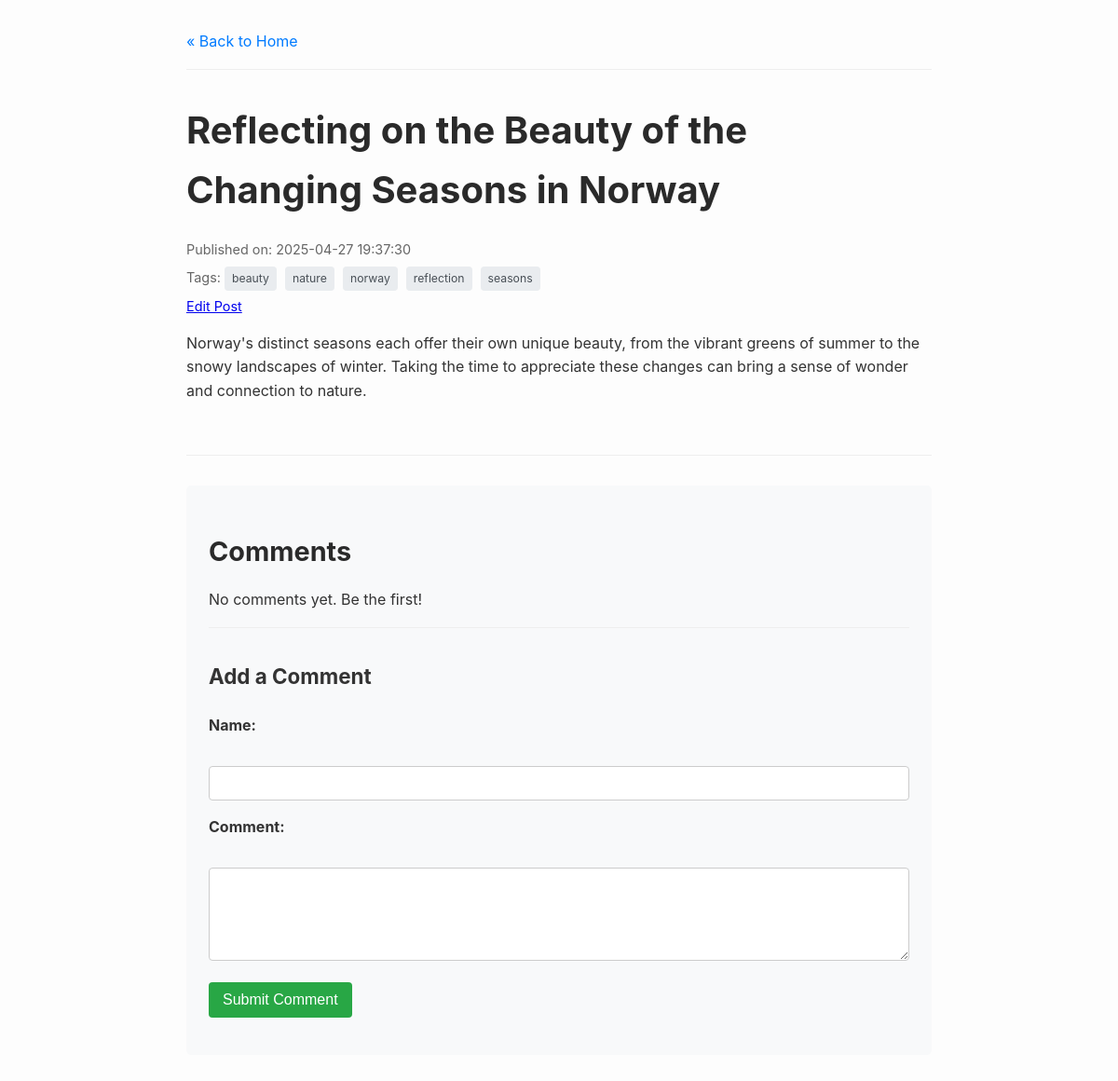
The page /post/25 on the database its author committed.
### tables this page shows
CREATE TABLE posts (
    id INTEGER PRIMARY KEY AUTOINCREMENT, -- Unique identifier for each post
    title TEXT NOT NULL,                  -- Title of the blog post
    content TEXT NOT NULL,                -- Main body/content of the post
    published_date TIMESTAMP NOT NULL DEFAULT CURRENT_TIMESTAMP, -- When the post was created/published
    image_filename TEXt NULL               -- images 
);

CREATE TABLE tags (
    id INTEGER PRIMARY KEY AUTOINCREMENT, -- Unique identifier for each tag
    name TEXT NOT NULL UNIQUE             -- Name of the tag (must be unique)
);

### app.py (the view, shortened to what this page needs)
@app.route('/post/<int:post_id>', methods=('GET', 'POST'))
def post(post_id):
    post_data = db.get_post_by_id(post_id)
    if post_data is None:
        abort(404)
    tags_data = db.get_tags_for_post(post_id)
    comments_data = db.get_comments_for_post(post_id)
    return render_template('post.html',
                           post=post_data,
                           tags=tags_data,
                           comments=comments_data)

### db.py (called while the page is built)
def get_db():
    if 'db' not in g:
        db_path = current_app.config.get('DATABASE', DEFAULT_DATABASE_PATH)
        try:
            g.db = sqlite3.connect(db_path)
            g.db.row_factory = sqlite3.Row
        except sqlite3.Error as e:
            current_app.logger.error(f"Database connection failed for {db_path}: {e}")
            raise e # Or handle more gracefully
    return g.db

def get_post_by_id(post_id):
    conn = get_db()
    try:
        post = conn.execute(
            "SELECT id, title, content, published_date, image_filename FROM posts WHERE id = ?", (post_id,)
        ).fetchone()
        return post # Returns None if not found, which is expected
    except sqlite3.Error as e:
        current_app.logger.error(f"DB error in get_post_by_id for post {post_id}: {e}")
        return None

def get_tags_for_post(post_id):
    conn = get_db()
    try:
        tags = conn.execute("""
            SELECT t.id, t.name
            FROM tags t
            JOIN post_tags pt ON t.id = pt.tag_id
            WHERE pt.post_id = ?
            ORDER BY t.name
        """, (post_id,)).fetchall()
        return tags
    except sqlite3.Error as e:
        current_app.logger.error(f"DB error in get_tags_for_post for post {post_id}: {e}")
        return []

def get_comments_for_post(post_id):
    conn = get_db()
    try:
        comments = conn.execute("""
            SELECT id, author, content, published_date
            FROM comments
            WHERE post_id = ?
            ORDER BY published_date ASC
        """, (post_id,)).fetchall()
        return comments
    except sqlite3.Error as e:
        current_app.logger.error(f"DB error in get_comments_for_post for post {post_id}: {e}")
        return []

### templates/post.html (shortened to what this page needs)
<!DOCTYPE html>
<html lang="en">
  <head>
    <link
      rel="stylesheet"
      href="{{ url_for('static', filename='style.css') }}"
    />
  </head>
  <body>
    <nav>
      <a href="{{ url_for('index') }}">&laquo; Back to Home</a>
    </nav>
    <article>
      <h1>{{ post['title'] }}</h1>
      <div class="post-meta">
        Published on: {{ post['published_date'] }} {% if tags %}
        <div class="tags">
          Tags: {% for tag in tags %}
          <span
            ><a href="{{ url_for('posts_by_tag', tag_name=tag['name']) }}"
              >{{ tag['name'] }}</a
            >
          </span>
           {% endfor %}
        </div>
        {% endif %}
        <a href="{{ url_for('edit_post', post_id=post['id']) }}">Edit Post</a>
      </div>
      <div class="post-content">
        {{ post['content'] }}
      </div>
    </article>
    <hr />
    <section class="comments">
      <h2>Comments</h2>
      {% if comments %} {% for comment in comments %}
      <div class="comment">
        <div class="comment-meta">
          <strong>{{ comment['author'] }}</strong> commented on {{
          comment['published_date'] }}
        </div>
        <div class="comment-content">
          <!-- Use |safe filter carefully if you ever allow HTML,
                             but generally avoid it for user comments.
                             Jinja2 auto-escapes by default. -->
          {{ comment['content'] }}
        </div>
      </div>
      {% endfor %} {% else %}
      <p>No comments yet. Be the first!</p>
      {% endif %}
      <hr style="margin: 1em 0" />
      <h3>Add a Comment</h3>
      <form method="post">
        <div>
          <label for="author">Name:</label><br />
          <input type="text" id="author" name="author" required size="40" />
        </div>
        <div>
          <label for="comment_content">Comment:</label><br />
          <textarea
            id="comment_content"
            name="content"
            rows="4"
            required
            cols="60"
          ></textarea>
        </div>
        <div>
          <button type="submit">Submit Comment</button>
        </div>
      </form>
    </section>
  </body>
</html>

### static/style.css (style rules this page uses)
body { font-family: -apple-system, BlinkMacSystemFont, "Segoe UI", Roboto, "Helvetica Neue", Arial, sans-serif; line-height: 1.6; margin: 0 auto; max-width: 800px; padding: 2em; color: #333; background-color: #fdfdfd; }
nav { margin-bottom: 2em; padding-bottom: 1em; border-bottom: 1px solid #eee; }
nav a { text-decoration: none; color: #007bff; margin-right: 1em; }
h1, h2 { color: #2a2a2a; margin-bottom: 0.5em; }
h1 { font-size: 2.5em; }
h2 { font-size: 1.8em; }
h3 { font-size: 1.4em; margin-top: 1.5em; }
article { border-bottom: 1px solid #eee; padding-bottom: 1.5em; margin-bottom: 1.5em; }
article:last-of-type { border-bottom: none; }
.post-meta { color: #666; font-size: 0.9em; margin-bottom: 1em; }
.post-content { margin-top: 1em; }
.tags { margin-top: 0.5em; }
.tags a { display: inline-block; background-color: #e9ecef; color: #495057; padding: 3px 8px; border-radius: 4px; margin-right: 5px; margin-bottom: 5px; font-size: 0.85em; text-decoration: none; transition: background-color 0.2s ease; }
.comments { margin-top: 2em; background-color: #f8f9fa; padding: 1.5em; border-radius: 5px; }
form div { margin-bottom: 1em; }
form label { display: block; margin-bottom: 0.3em; font-weight: bold; }
form input[type="text"], form textarea { width: 100%; padding: 10px; border: 1px solid #ccc; border-radius: 4px; box-sizing: border-box; }
form textarea { min-height: 100px; resize: vertical; }
form button { padding: 10px 15px; background-color: #28a745; color: white; border: none; border-radius: 4px; cursor: pointer; font-size: 1em; }
hr { border: 0; height: 1px; background-color: #eee; margin: 2em 0; }

### rows shown on the page
posts: title "Reflecting on the Beauty of the Changing Seasons in Norway", published_date "2025-04-27 19:37:30", content "Norway's distinct seasons each offer their own unique beauty, from the vibrant greens of summer to the snowy landscapes of winter. Taking the time to appreciate these changes can bring a sense of wonder and connection to nature."
tags: name "beauty"
tags: name "nature"
tags: name "norway"
tags: name "reflection"
tags: name "seasons"
